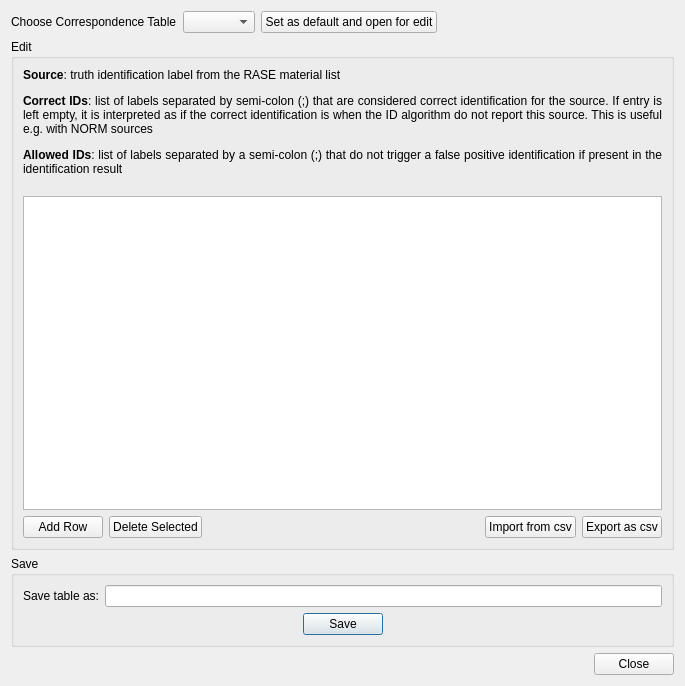
<?xml version="1.0" encoding="UTF-8"?>
<ui version="4.0">
 <class>dlgCorrTable</class>
 <widget class="QDialog" name="dlgCorrTable">
  <property name="geometry">
   <rect>
    <x>0</x>
    <y>0</y>
    <width>685</width>
    <height>686</height>
   </rect>
  </property>
  <property name="windowTitle">
   <string>Correspondence Table</string>
  </property>
  <layout class="QVBoxLayout" name="verticalLayout">
   <item>
    <layout class="QHBoxLayout" name="horizontalLayout">
     <item>
      <widget class="QLabel" name="correspondenceTableLabel">
       <property name="text">
        <string>Choose Correspondence Table</string>
       </property>
      </widget>
     </item>
     <item>
      <widget class="QComboBox" name="setDefaultComboBox"/>
     </item>
     <item>
      <widget class="QPushButton" name="buttonApplyDefaultSetting">
       <property name="text">
        <string>Set as default and open for edit</string>
       </property>
      </widget>
     </item>
     <item>
      <spacer name="horizontalSpacer_3">
       <property name="orientation">
        <enum>Qt::Horizontal</enum>
       </property>
       <property name="sizeHint" stdset="0">
        <size>
         <width>40</width>
         <height>20</height>
        </size>
       </property>
      </spacer>
     </item>
    </layout>
   </item>
   <item>
    <widget class="QGroupBox" name="verticalGroupBox">
     <property name="title">
      <string>Edit</string>
     </property>
     <layout class="QVBoxLayout" name="verticalLayout_3">
      <item>
       <widget class="QLabel" name="label_3">
        <property name="text">
         <string>&lt;html&gt;&lt;head/&gt;&lt;body&gt;&lt;p align=&quot;justify&quot;&gt;&lt;span style=&quot; font-weight:600;&quot;&gt;Source&lt;/span&gt;: truth identification label from the RASE material list&lt;/p&gt;&lt;p align=&quot;justify&quot;&gt;&lt;span style=&quot; font-weight:600;&quot;&gt;Correct IDs&lt;/span&gt;: list of labels separated by semi-colon (;) that are considered correct identification for the source. If entry is left empty, it is interpreted as if the correct identification is when the ID algorithm do not report this source. This is useful e.g. with NORM sources&lt;/p&gt;&lt;p align=&quot;justify&quot;&gt;&lt;span style=&quot; font-weight:600;&quot;&gt;Allowed IDs&lt;/span&gt;: list of labels separated by a semi-colon (;) that do not trigger a false positive identification if present in the identification result&lt;br/&gt;&lt;/p&gt;&lt;/body&gt;&lt;/html&gt;</string>
        </property>
        <property name="wordWrap">
         <bool>true</bool>
        </property>
       </widget>
      </item>
      <item>
       <widget class="QTableWidget" name="tblCCCLists"/>
      </item>
      <item>
       <layout class="QHBoxLayout" name="horizontalLayout_2">
        <item>
         <widget class="QPushButton" name="btnAddRow">
          <property name="maximumSize">
           <size>
            <width>167</width>
            <height>167</height>
           </size>
          </property>
          <property name="text">
           <string>Add Row</string>
          </property>
         </widget>
        </item>
        <item>
         <widget class="QPushButton" name="btnDeleteSelected">
          <property name="text">
           <string>Delete Selected</string>
          </property>
         </widget>
        </item>
        <item>
         <spacer name="horizontalSpacer">
          <property name="orientation">
           <enum>Qt::Horizontal</enum>
          </property>
          <property name="sizeHint" stdset="0">
           <size>
            <width>40</width>
            <height>20</height>
           </size>
          </property>
         </spacer>
        </item>
        <item>
         <widget class="QPushButton" name="buttonImport">
          <property name="text">
           <string>Import from csv</string>
          </property>
         </widget>
        </item>
        <item>
         <widget class="QPushButton" name="buttonExport">
          <property name="text">
           <string>Export as csv</string>
          </property>
         </widget>
        </item>
       </layout>
      </item>
     </layout>
    </widget>
   </item>
   <item>
    <widget class="QGroupBox" name="formGroupBox">
     <property name="title">
      <string>Save</string>
     </property>
     <layout class="QVBoxLayout" name="verticalLayout_2">
      <item>
       <layout class="QFormLayout" name="formLayout">
        <item row="0" column="0">
         <widget class="QLabel" name="label">
          <property name="text">
           <string>Save table as:</string>
          </property>
         </widget>
        </item>
        <item row="0" column="1">
         <widget class="QLineEdit" name="txtCorrespondenceTable"/>
        </item>
       </layout>
      </item>
      <item>
       <widget class="QDialogButtonBox" name="buttonBox">
        <property name="standardButtons">
         <set>QDialogButtonBox::Save</set>
        </property>
        <property name="centerButtons">
         <bool>true</bool>
        </property>
       </widget>
      </item>
     </layout>
    </widget>
   </item>
   <item>
    <layout class="QHBoxLayout" name="horizontalLayout_3">
     <item>
      <spacer name="horizontalSpacer_2">
       <property name="orientation">
        <enum>Qt::Horizontal</enum>
       </property>
       <property name="sizeHint" stdset="0">
        <size>
         <width>40</width>
         <height>20</height>
        </size>
       </property>
      </spacer>
     </item>
     <item>
      <widget class="QPushButton" name="btnClose">
       <property name="text">
        <string>Close</string>
       </property>
      </widget>
     </item>
    </layout>
   </item>
  </layout>
 </widget>
 <resources/>
 <connections/>
</ui>
